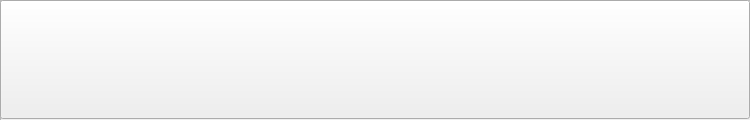
<?xml version="1.0" encoding="UTF-8"?>
<ui version="4.0">
 <class>Form</class>
 <widget class="QWidget" name="Form">
  <property name="geometry">
   <rect>
    <x>0</x>
    <y>0</y>
    <width>750</width>
    <height>120</height>
   </rect>
  </property>
  <property name="sizePolicy">
   <sizepolicy hsizetype="Expanding" vsizetype="Maximum">
    <horstretch>0</horstretch>
    <verstretch>0</verstretch>
   </sizepolicy>
  </property>
  <property name="minimumSize">
   <size>
    <width>750</width>
    <height>119</height>
   </size>
  </property>
  <property name="maximumSize">
   <size>
    <width>750</width>
    <height>1000</height>
   </size>
  </property>
  <property name="windowTitle">
   <string>Form</string>
  </property>
  <widget class="QWidget" name="horizontalLayoutWidget_3">
   <property name="geometry">
    <rect>
     <x>0</x>
     <y>0</y>
     <width>752</width>
     <height>121</height>
    </rect>
   </property>
   <layout class="QHBoxLayout" name="horizontalLayout_3">
    <property name="spacing">
     <number>0</number>
    </property>
    <property name="sizeConstraint">
     <enum>QLayout::SetMaximumSize</enum>
    </property>
    <item>
     <widget class="QFrame" name="frame">
      <property name="styleSheet">
       <string notr="true">QFrame {background-color: rgb(240, 240, 240)};</string>
      </property>
      <property name="frameShape">
       <enum>QFrame::StyledPanel</enum>
      </property>
      <property name="frameShadow">
       <enum>QFrame::Raised</enum>
      </property>
     </widget>
    </item>
   </layout>
  </widget>
  <widget class="QWidget" name="horizontalLayoutWidget">
   <property name="geometry">
    <rect>
     <x>0</x>
     <y>0</y>
     <width>751</width>
     <height>118</height>
    </rect>
   </property>
   <layout class="QHBoxLayout" name="horizontalLayout">
    <property name="spacing">
     <number>6</number>
    </property>
    <property name="sizeConstraint">
     <enum>QLayout::SetMinimumSize</enum>
    </property>
    <property name="leftMargin">
     <number>9</number>
    </property>
    <property name="topMargin">
     <number>9</number>
    </property>
    <property name="rightMargin">
     <number>9</number>
    </property>
    <property name="bottomMargin">
     <number>9</number>
    </property>
    <item>
     <widget class="QLabel" name="picture">
      <property name="sizePolicy">
       <sizepolicy hsizetype="Maximum" vsizetype="Fixed">
        <horstretch>0</horstretch>
        <verstretch>0</verstretch>
       </sizepolicy>
      </property>
      <property name="minimumSize">
       <size>
        <width>100</width>
        <height>100</height>
       </size>
      </property>
      <property name="text">
       <string/>
      </property>
      <property name="scaledContents">
       <bool>true</bool>
      </property>
     </widget>
    </item>
    <item>
     <spacer name="verticalSpacer">
      <property name="orientation">
       <enum>Qt::Horizontal</enum>
      </property>
      <property name="sizeType">
       <enum>QSizePolicy::Fixed</enum>
      </property>
      <property name="sizeHint" stdset="0">
       <size>
        <width>10</width>
        <height>10</height>
       </size>
      </property>
     </spacer>
    </item>
    <item>
     <layout class="QVBoxLayout" name="info">
      <property name="spacing">
       <number>0</number>
      </property>
      <item>
       <widget class="QLabel" name="name">
        <property name="font">
         <font>
          <family>Futura Lt BT</family>
          <pointsize>21</pointsize>
          <weight>50</weight>
          <italic>false</italic>
          <bold>false</bold>
          <underline>false</underline>
          <kerning>true</kerning>
         </font>
        </property>
        <property name="text">
         <string>Goodbye</string>
        </property>
        <property name="alignment">
         <set>Qt::AlignBottom|Qt::AlignLeading|Qt::AlignLeft</set>
        </property>
        <property name="wordWrap">
         <bool>false</bool>
        </property>
        <property name="margin">
         <number>0</number>
        </property>
       </widget>
      </item>
      <item>
       <widget class="QLabel" name="artist">
        <property name="maximumSize">
         <size>
          <width>16777215</width>
          <height>43</height>
         </size>
        </property>
        <property name="font">
         <font>
          <family>Futura Lt BT</family>
          <pointsize>12</pointsize>
          <weight>50</weight>
          <bold>false</bold>
          <kerning>false</kerning>
         </font>
        </property>
        <property name="layoutDirection">
         <enum>Qt::LeftToRight</enum>
        </property>
        <property name="autoFillBackground">
         <bool>false</bool>
        </property>
        <property name="styleSheet">
         <string notr="true">QLabel { color : grey; }</string>
        </property>
        <property name="frameShape">
         <enum>QFrame::NoFrame</enum>
        </property>
        <property name="lineWidth">
         <number>1</number>
        </property>
        <property name="midLineWidth">
         <number>1</number>
        </property>
        <property name="text">
         <string>Port</string>
        </property>
        <property name="alignment">
         <set>Qt::AlignLeading|Qt::AlignLeft|Qt::AlignTop</set>
        </property>
        <property name="margin">
         <number>0</number>
        </property>
        <property name="indent">
         <number>2</number>
        </property>
       </widget>
      </item>
     </layout>
    </item>
    <item>
     <widget class="QLabel" name="duration">
      <property name="sizePolicy">
       <sizepolicy hsizetype="Fixed" vsizetype="Maximum">
        <horstretch>0</horstretch>
        <verstretch>0</verstretch>
       </sizepolicy>
      </property>
      <property name="minimumSize">
       <size>
        <width>40</width>
        <height>0</height>
       </size>
      </property>
      <property name="font">
       <font>
        <family>Futura Lt BT</family>
        <pointsize>12</pointsize>
       </font>
      </property>
      <property name="text">
       <string>3:03</string>
      </property>
      <property name="alignment">
       <set>Qt::AlignCenter</set>
      </property>
     </widget>
    </item>
   </layout>
  </widget>
  <widget class="QWidget" name="horizontalLayoutWidget_2">
   <property name="geometry">
    <rect>
     <x>0</x>
     <y>0</y>
     <width>752</width>
     <height>121</height>
    </rect>
   </property>
   <layout class="QHBoxLayout" name="horizontalLayout_2">
    <property name="spacing">
     <number>0</number>
    </property>
    <property name="sizeConstraint">
     <enum>QLayout::SetMaximumSize</enum>
    </property>
    <item>
     <widget class="QPushButton" name="button">
      <property name="enabled">
       <bool>true</bool>
      </property>
      <property name="sizePolicy">
       <sizepolicy hsizetype="MinimumExpanding" vsizetype="MinimumExpanding">
        <horstretch>0</horstretch>
        <verstretch>0</verstretch>
       </sizepolicy>
      </property>
      <property name="minimumSize">
       <size>
        <width>750</width>
        <height>119</height>
       </size>
      </property>
      <property name="maximumSize">
       <size>
        <width>0</width>
        <height>119</height>
       </size>
      </property>
      <property name="autoFillBackground">
       <bool>false</bool>
      </property>
      <property name="styleSheet">
       <string notr="true"> QPushButton#pushButton {
     background-color: rgb(0, 0, 0, 0);
 }
 QPushButton#pushButton:pressed {
     background-color: rgb(0, 0, 0, 50);     
 }
 QPushButton#pushButton:hover {
     background-color: rgb(0, 0, 0, 50);
 }</string>
      </property>
      <property name="text">
       <string/>
      </property>
     </widget>
    </item>
   </layout>
  </widget>
 </widget>
 <resources/>
 <connections/>
</ui>
